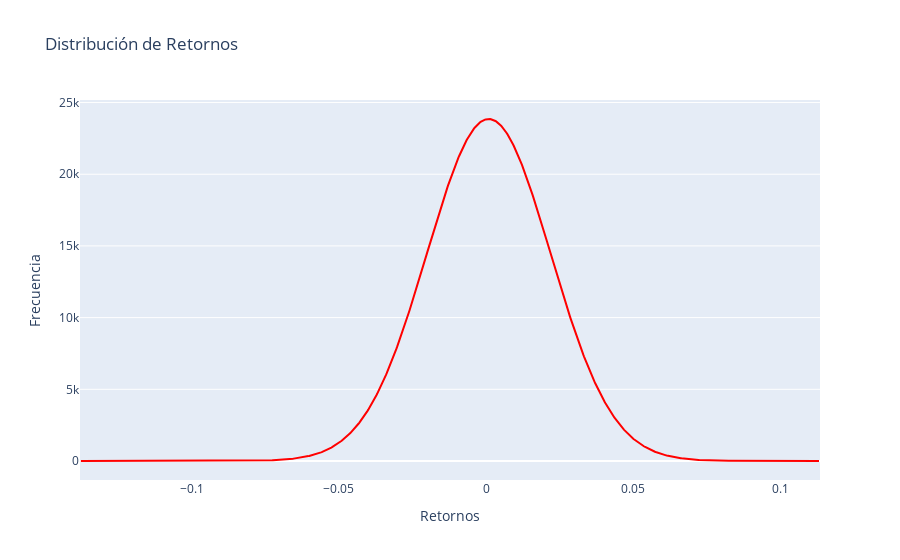

Notebook code cell kept with this figure:
### Code cell
# Calcular la media y la desviación estándar de los retornos
media_retornos = ret_df['Close'].mean()
std_retornos = ret_df['Close'].std()


# Crear un histograma interactivo
fig = px.histogram(ret_df, x='Close', nbins=1000, title='Distribución de Retornos')

# Agregar la línea de la distribución normal
x = np.linspace(ret_df['Close'].min(), ret_df['Close'].max(), 1000)
pdf = stats.norm.pdf(x, loc=media_retornos, scale=std_retornos) * len(ret_df)
fig.add_scatter(x=x, y=pdf, mode='lines', name='Distribución Normal', line=dict(color='red'))

# Personalizar el diseño del histograma
fig.update_layout(
    xaxis_title='Retornos',
    yaxis_title='Frecuencia',
    template='plotly',  # Puedes elegir un tema de diseño que te guste
    showlegend=False  # No mostrar la leyenda en un histograma
)

# Mostrar el histograma interactivo
fig.show()

### Figure 1 — Plotly figure (JSON) as saved in the notebook; plotly's stock layout.template omitted (floating-point values rounded to 4 significant figures; data arrays with more than 128 entries replaced by an {"elided": "..."} marker saying what was removed)
{"data": [{"alignmentgroup": "True", "bingroup": "x", "hovertemplate": "Close=%{x}<br>count=%{y}<extra></extra>", "legendgroup": "", "marker": {"color": "#636efa", "pattern": {"shape": ""}}, "name": "", "nbinsx": 1000, "offsetgroup": "", "orientation": "v", "showlegend": false, "type": "histogram", "x": {"elided": "1257 float values"}, "xaxis": "x", "yaxis": "y"}, {"line": {"color": "red"}, "mode": "lines", "name": "Distribución Normal", "type": "scatter", "x": {"elided": "1000 float values"}, "y": {"elided": "1000 float values"}}], "layout": {"barmode": "relative", "legend": {"tracegroupgap": 0}, "showlegend": false, "title": {"text": "Distribución de Retornos"}, "xaxis": {"anchor": "y", "domain": [0, 1], "title": {"text": "Retornos"}}, "yaxis": {"anchor": "x", "domain": [0, 1], "title": {"text": "Frecuencia"}}}}
